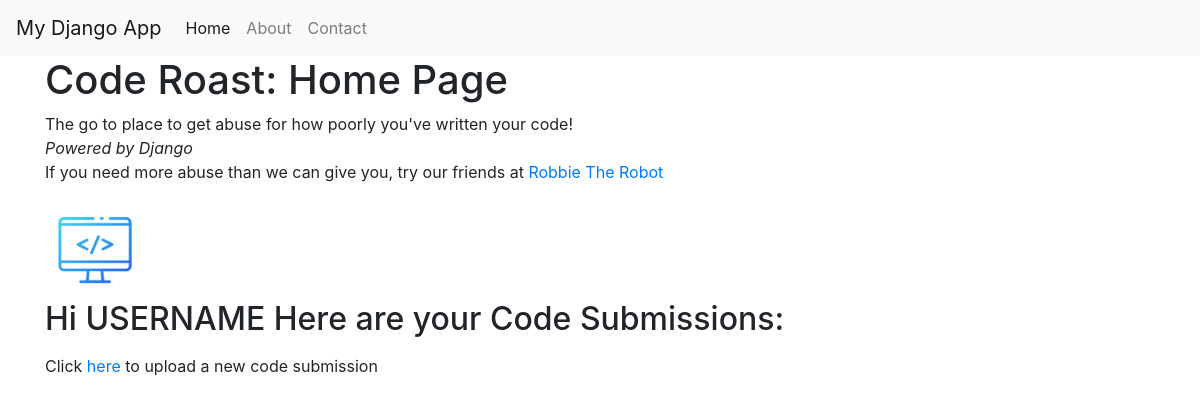
Before: / with the older database file.
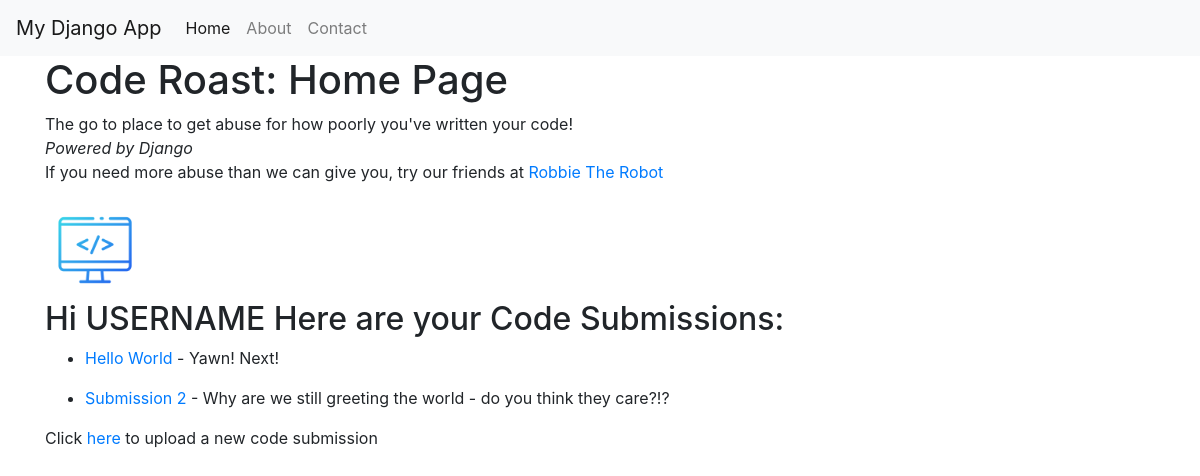
After: the same page with the newer database file.
### submissions/models.py (models this page shows, shortened)
class Submission(models.Model):
    user = models.ForeignKey(User, on_delete=models.CASCADE)
    title = models.CharField(max_length=150)
    code_submission = models.TextField()
    feedback = models.TextField()
    improved_code = models.TextField()
    roast = models.TextField()

### website/views.py (the view)
# urls.py: 2. Add a URL to urlpatterns:  path('', views.home, name='home')
def home(request):
    return render(request, "website/home.html",
                {"submissions": Submission.objects.all()})

### website/templates/website/home.html (shortened to what this page needs)
{% extends "base.html" %}
{% load static %}
{% block content %}
    <h1>Code Roast: Home Page</h1>
    <p>
        The go to place to get abuse for how poorly you've written your code! <br />
        <em>Powered by Django</em><br />
        If you need more abuse than we can give you, try our friends at
        <a href="http://www.robietherobot.com/insult-generator.htm">Robbie The Robot</a>
    </p>
    <img src="{% static 'website/coding_icon.png' %}" width="100px">
    <h2>Hi USERNAME Here are your Code Submissions:</h2>
    <ul>
        {% for submission in submissions %}
            <li>
                <p><a href="{% url 'submission_detail' submission.id %}">
                    {{submission.title}}
                </a> - {{submission.roast}}</p>
            </li>
        {% endfor %}
    </ul>
    <p>Click
        <a href="{% url 'new' %}">here</a>
        to upload a new code submission</p>
{% endblock %}

### user_access/templates/base.html (shortened to what this page needs)
<!DOCTYPE html>
<html lang="en">
  <head>
    <link rel="stylesheet" href="https://stackpath.bootstrapcdn.com/bootstrap/4.3.1/css/bootstrap.min.css"  rel="stylesheet" />
  </head>
  <body>
    <nav class="navbar navbar-expand-lg navbar-light bg-light">
      <a class="navbar-brand" href="#">My Django App</a>
      <div class="collapse navbar-collapse" id="navbarNav">
        <ul class="navbar-nav">
          <li class="nav-item active">
            <a class="nav-link" href="#">Home</a>
          </li>
          <li class="nav-item">
            <a class="nav-link" href="#">About</a>
          </li>
          <li class="nav-item">
            <a class="nav-link" href="#">Contact</a>
          </li>
        </ul>
      </div>
    </nav>
    <div class="container">{% block content %} {% endblock %}</div>
  </body>
</html>

Changed rows visible on the page:
added Submission: title "Hello World", roast "Yawn! Next!"
added Submission: title "Submission 2", roast "Why are we still greeting the world - do you think they care?!?"
